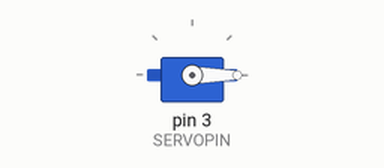
Bench run of a sketch on a simulated Arduino Uno, built with avr-gcc and run on an emulated ATmega328P. Parts: servo.

Above: at 0.05 s.
At 4.25 s:
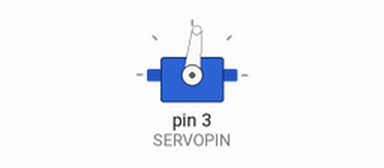
At 8.55 s:
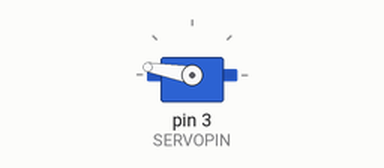
At 17.05 s:
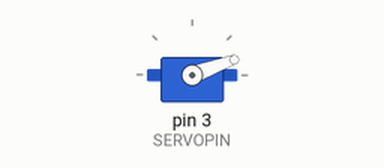
Timing chart, 0 to 23.4 s (numbered marks = the images above):
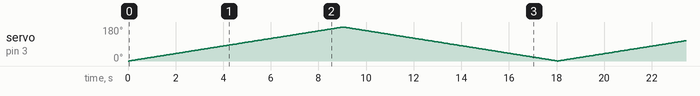

The sketch:

Servo_Sweep.ino
```cpp
// Include servo library
#include <Servo.h>

// Servo attached to pin 3
#define SERVOPIN 3

// Create copy of servo library
Servo myServo;

void setup() {
  // Attach servo library to pin.
  myServo.attach(SERVOPIN);
}

void loop() {
  // For loop goes between 0 and 179, waiting in between each step.
  for (int i = 0; i < 180; i++) {
    myServo.write(i);
    delay(50);
  }
  // For loop goes between 180 and 1, waiting in between each step.
  for (int i = 180; i > 0; i--) {
    myServo.write(i);
    delay(50);
  }
}
```
